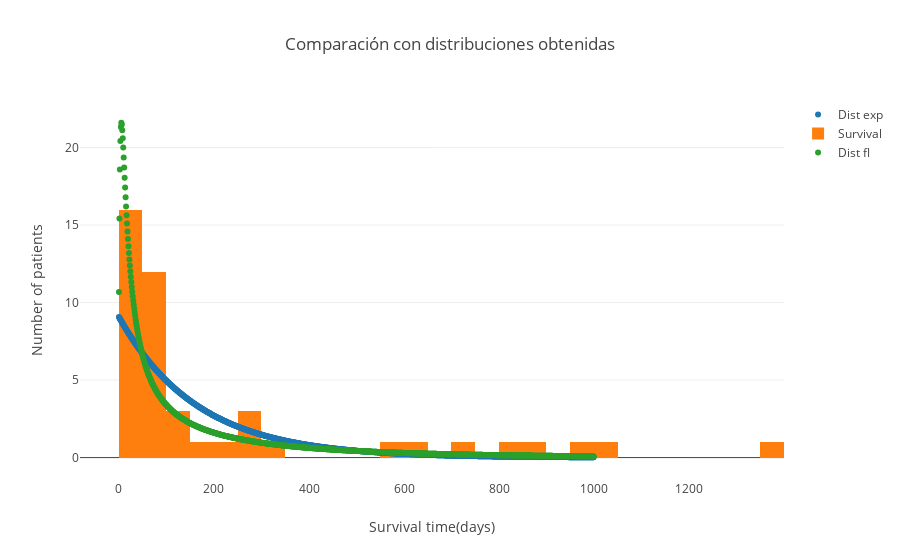

Here is the notebook cell this chart was saved with:
### Code cell
#CON PLOTLY
data1 = go.Scatter(y= (dist_exp * len(survival) * smax / nbins), mode= 'markers', name= 'Dist exp')
data2 = go.Histogram(x=survival, nbinsx= 30, name='Survival')
data3 = go.Scatter(y= (dist_fl * len(survival) * smax / nbins), mode= 'markers', name= 'Dist fl')
data= [data1, data2 , data3]
layout = go.Layout(title='Comparación con distribuciones obtenidas', xaxis=dict(title='Survival time(days)'),yaxis=dict(title='Number of patients'))
fig = go.Figure(data=data,layout=layout)
iplot(fig, filename = 'Hist')

### Figure 1 — Plotly figure (JSON) as saved in the notebook; plotly's stock layout.template omitted (floating-point values rounded to 4 significant figures; data arrays with more than 128 entries replaced by an {"elided": "..."} marker saying what was removed)
{"data": [{"mode": "markers", "name": "Dist exp", "type": "scatter", "uid": "da13e5b9-8fde-4912-b16e-96c86366a0a5", "y": {"elided": "1000 float values"}}, {"name": "Survival", "nbinsx": 30, "type": "histogram", "uid": "daf00e03-7d47-4b0e-9a4d-eb46a296fc35", "x": [15, 3, 624, 46, 127, 64, 1350, 280, 23, 10, 1024, 39, 730, 136, 1, 836, 60, 54, 47, 1, 51, 44, 994, 51, 897, 253, 147, 51, 322, 65, 551, 66, 228, 65, 25, 63, 12, 29, 48, 297, 50, 68, 26, 161, 14]}, {"mode": "markers", "name": "Dist fl", "type": "scatter", "uid": "0babd651-6eaa-4eff-a982-00e7a794f721", "y": {"elided": "1000 float values"}}], "layout": {"title": {"text": "Comparación con distribuciones obtenidas"}, "xaxis": {"title": {"text": "Survival time(days)"}}, "yaxis": {"title": {"text": "Number of patients"}}}}
